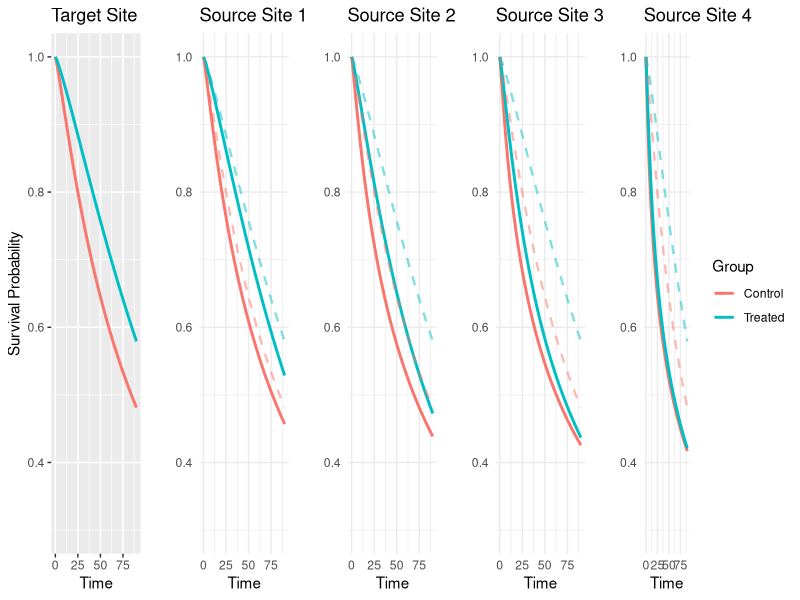
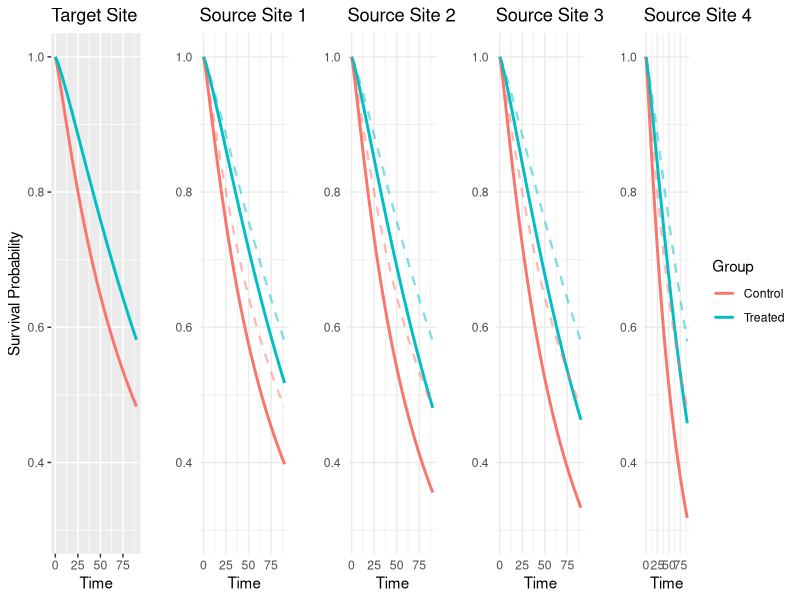

These charts were generated, in order, by the following R code:
library(ggplot2)
library(gridExtra)

#### Label shift
N <- 10^4
r <- 0
X1 <- x1 <- 33*rbeta(sum(N), shape1=1.1-0.05*r, shape2=1.1+0.2*r) + 9 + 2*r
X2 <- 52*rbeta(sum(N), shape1=1.5+(x1+0.5*r)/20, shape2=4+2*r) + 7 + 2*r 
X3 <- (4+2*r)*rbeta(sum(N), shape1=1.5+abs(x1-50+3*r)/20, shape2=3+0.1*r)

rho <- 1.2
lambda <- 0.6
t <- 0:90
p.survs <- list()
delta.t <- -0.36-0.1*(X1-25)+0.05*(X2-25)+0.05*(X3-2) 
ph.t.0 <- exp(-5.02+0.1*(X1-25)-0.1*(X2-25)+0.05*(X3-2))
ph.t.1 <- exp(-5.02+0.1*(X1-25)-0.1*(X2-25)+0.05*(X3-2) + delta.t)

# Baseline calculations
S0_baseline <- sapply(t, function(time) mean(exp(-ph.t.0 * lambda * time^rho)))
S1_baseline <- sapply(t, function(time) mean(exp(-ph.t.1 * lambda * time^rho)))

baseline_data <- data.frame(
  Time = rep(t, 2),
  Survival = c(S0_baseline, S1_baseline),
  Group = rep(c("Control", "Treated"), each = length(t))
)

# Create baseline plot
p.survs[[1]] <- ggplot(baseline_data, aes(x=Time, y=Survival, color=Group)) +
  geom_line(size=1) + ylim(0.3,1) + 
  labs(title="Target Site", x="Time", y="Survival Probability") +
  theme(legend.position="none")

for(D.T in 1:3) {
  delta.t <- -0.36 - 0.1*(X1-25) + 0.05*(X2-25) + 0.05*(X3-2) + D.T*0.02*(X1+X3-25)
  ph.t.0 <- exp(-5.02 + 0.1*(X1-25) - 0.1*(X2-25) + 0.05*(X3-2) - D.T*0.03*(X3 - X1 + 20))
  ph.t.1 <- exp(-5.02 + 0.1*(X1-25) - 0.1*(X2-25) + 0.05*(X3-2) - D.T*0.03*(X3 - X1 + 20) + delta.t)
  
  S0 <- sapply(t, function(time) mean(exp(-ph.t.0 * lambda * time^rho)))
  S1 <- sapply(t, function(time) mean(exp(-ph.t.1 * lambda * time^rho)))
  
  survival_data <- data.frame(
    Time = rep(t, 2),
    Survival = c(S0, S1),
    Group = rep(c("Control", "Treated"), each = length(t))
  )
  
  p.survs[[D.T+1]] <- ggplot() +
    # Source site curves
    geom_line(data=survival_data, aes(x=Time, y=Survival, color=Group), size=1) +
    # Add baseline curves in a neutral color or linetype
    geom_line(data=baseline_data, aes(x=Time, y=Survival, group=Group, color=Group), 
              linetype="dashed", alpha=0.5, size=0.8) +
    ylim(0.3,1) +
    labs(title=paste0("Source Site ", D.T), x="Time", y="") +
    theme_minimal() + theme(legend.position="none")
}

D.T <- 4
delta.t <- -0.36 - 0.1*(X1-25) + 0.05*(X2-25) + 0.05*(X3-2) + D.T*0.02*(X1+X3-25)
ph.t.0 <- exp(-5.02 + 0.1*(X1-25) - 0.1*(X2-25) + 0.05*(X3-2) - D.T*0.03*(X3 - X1 + 20))
ph.t.1 <- exp(-5.02 + 0.1*(X1-25) - 0.1*(X2-25) + 0.05*(X3-2) - D.T*0.03*(X3 - X1 + 20) + delta.t)

S0 <- sapply(t, function(time) mean(exp(-ph.t.0 * lambda * time^rho)))
S1 <- sapply(t, function(time) mean(exp(-ph.t.1 * lambda * time^rho)))

survival_data <- data.frame(
  Time = rep(t, 2),
  Survival = c(S0, S1),
  Group = rep(c("Control", "Treated"), each = length(t))
)

p.survs[[D.T+1]] <- ggplot() +
  geom_line(data=survival_data, aes(x=Time, y=Survival, color=Group), size=1) +
  geom_line(data=baseline_data, aes(x=Time, y=Survival, group=Group, color=Group), 
            linetype="dashed", alpha=0.5, size=0.8) +
  ylim(0.3,1) + 
  labs(title=paste0("Source Site ", D.T),
       x="Time",
       y="",
       color="Group") +
  theme_minimal()

pdf("surv_curves_ls.pdf", height=2.5, width=15)
grid.arrange(p.survs[[1]], p.survs[[2]], p.survs[[3]], p.survs[[4]], p.survs[[5]], 
             nrow=1, widths=c(1,1,1,1,1.4))
dev.off()


#### Covariate shift
N <- 10^4
r <- 0
X1 <- x1 <- 33*rbeta(sum(N), shape1=1.1-0.05*r, shape2=1.1+0.2*r) + 9 + 2*r
X2 <- 52*rbeta(sum(N), shape1=1.5+(x1+0.5*r)/20, shape2=4+2*r) + 7 + 2*r 
X3 <- (4+2*r)*rbeta(sum(N), shape1=1.5+abs(x1-50+3*r)/20, shape2=3+0.1*r)

rho <- 1.2
lambda <- 0.6
t <- 0:90
p.survs <- list()
delta.t <- -0.36-0.1*(X1-25)+0.05*(X2-25)+0.05*(X3-2) 
ph.t.0 <- exp(-5.02+0.1*(X1-25)-0.1*(X2-25)+0.05*(X3-2))
ph.t.1 <- exp(-5.02+0.1*(X1-25)-0.1*(X2-25)+0.05*(X3-2) + delta.t)

S0 <- sapply(t, function(time) mean(exp(-ph.t.0*lambda*time^rho)))
S1 <- sapply(t, function(time) mean(exp(-ph.t.1*lambda*time^rho)))

survival_data <- data.frame(
  Time=rep(t, 2),
  Survival=c(S0, S1),
  Group=rep(c("Control", "Treated"), each=length(t))
)

ggplot(survival_data, aes(x=Time, y=Survival, color=Group)) +
  geom_line(size=1) + ylim(0.3,1) + 
  labs(title=paste0("Target Site"),
       x="Time",
       y="Survival Probability") +
  theme(legend.position="none") -> p.survs[[1]]

for(r in 1:3) {
  X1 <- x1 <- 33*rbeta(sum(N), shape1=1.1-0.05*r, shape2=1.1+0.2*r) + 9 + 2*r
  X2 <- 52*rbeta(sum(N), shape1=1.5+(x1+0.5*r)/20, shape2=4+2*r) + 7 + 2*r 
  X3 <- (4+2*r)*rbeta(sum(N), shape1=1.5+abs(x1-50+3*r)/20, shape2=3+0.1*r)
  delta.t <- -0.36-0.1*(X1-25)+0.05*(X2-25)+0.05*(X3-2)
  ph.t.0 <- exp(-5.02+0.1*(X1-25)-0.1*(X2-25)+0.05*(X3-2))
  ph.t.1 <- exp(-5.02+0.1*(X1-25)-0.1*(X2-25)+0.05*(X3-2) + delta.t)
  
  S0 <- sapply(t, function(time) mean(exp(-ph.t.0*lambda*time^rho)))
  S1 <- sapply(t, function(time) mean(exp(-ph.t.1*lambda*time^rho)))
  
  survival_data <- data.frame(
    Time=rep(t, 2),
    Survival=c(S0, S1),
    Group=rep(c("Control", "Treated"), each=length(t))
  )
  
  p.survs[[r+1]] <- ggplot() +
    # Source site curves
    geom_line(data=survival_data, aes(x=Time, y=Survival, color=Group), size=1) +
    # Add baseline curves in a neutral color or linetype
    geom_line(data=baseline_data, aes(x=Time, y=Survival, group=Group, color=Group), 
              linetype="dashed", alpha=0.5, size=0.8) +
    ylim(0.3,1) +
    labs(title=paste0("Source Site ", r), x="Time", y="") +
    theme_minimal() + theme(legend.position="none") 
}

r <- 4
X1 <- x1 <- 33*rbeta(sum(N), shape1=1.1-0.05*r, shape2=1.1+0.2*r) + 9 + 2*r
X2 <- 52*rbeta(sum(N), shape1=1.5+(x1+0.5*r)/20, shape2=4+2*r) + 7 + 2*r 
X3 <- (4+2*r)*rbeta(sum(N), shape1=1.5+abs(x1-50+3*r)/20, shape2=3+0.1*r)
delta.t <- -0.36-0.1*(X1-25)+0.05*(X2-25)+0.05*(X3-2)
ph.t.0 <- exp(-5.02+0.1*(X1-25)-0.1*(X2-25)+0.05*(X3-2))
ph.t.1 <- exp(-5.02+0.1*(X1-25)-0.1*(X2-25)+0.05*(X3-2) + delta.t)

S0 <- sapply(t, function(time) mean(exp(-ph.t.0*lambda*time^rho)))
S1 <- sapply(t, function(time) mean(exp(-ph.t.1*lambda*time^rho)))

survival_data <- data.frame(
  Time=rep(t, 2),
  Survival=c(S0, S1),
  Group=rep(c("Control", "Treated"), each=length(t))
)

p.survs[[r+1]] <- ggplot() +
  # Source site curves
  geom_line(data=survival_data, aes(x=Time, y=Survival, color=Group), size=1) +
  # Add baseline curves in a neutral color or linetype
  geom_line(data=baseline_data, aes(x=Time, y=Survival, group=Group, color=Group), 
            linetype="dashed", alpha=0.5, size=0.8) +
  ylim(0.3,1) +
  labs(title=paste0("Source Site ", 4), x="Time", y="") +
  theme_minimal() 

pdf("surv_curves_covs.pdf", height=2.5, width=15)
grid.arrange(p.survs[[1]], p.survs[[2]], p.survs[[3]], p.survs[[4]], 
             p.survs[[5]], nrow=1, widths=c(1,1,1,1,1.4))
dev.off()


